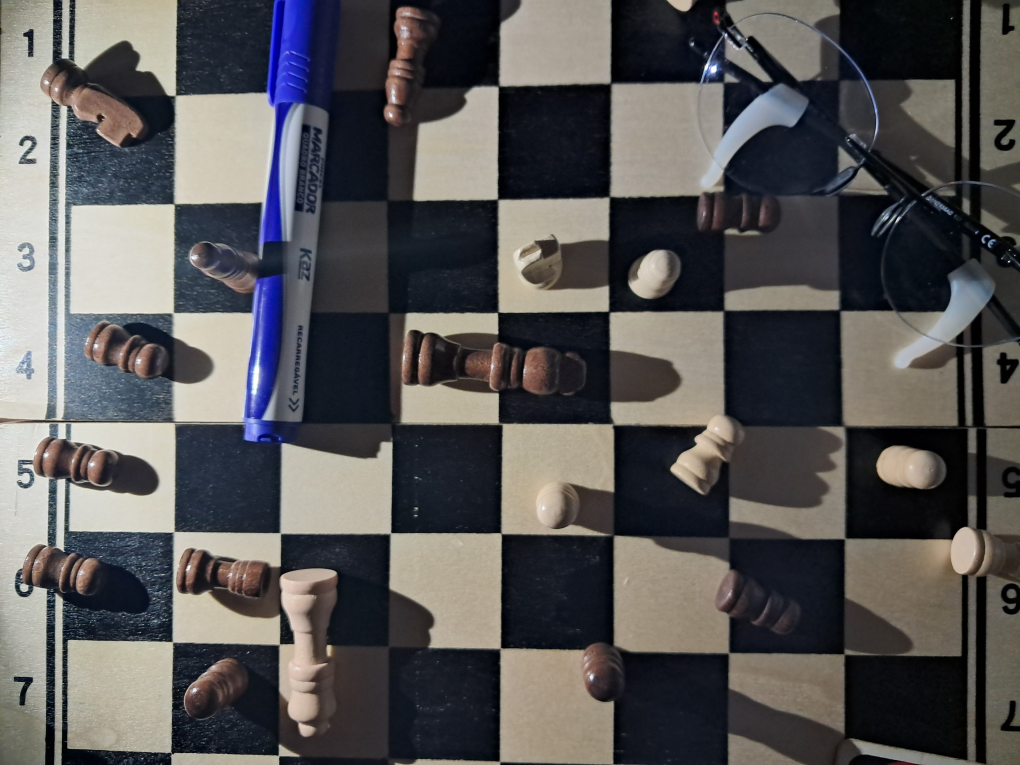
#> input picture fotos/20261105_133734.jpg, 4080 x 3060 px (shown at 1/4 size); its folder holds only this picture in this run
$ python b_morfologia.py
#> lines starting #> are read from the running program, lines starting #| are printed output that depends on the picture; after the words box and inside, x2 and y2 are one past the last pixel; in counts of white or black regions, pixels touching at a corner belong together
### common.py
import numpy as np, time, json, os, textwrap
from PIL import Image, ImageOps
from skimage.metrics import peak_signal_noise_ratio, structural_similarity
import matplotlib
matplotlib.use("Agg")
import matplotlib.pyplot as plt

plt.rcParams.update({"font.size": 12})
DPI = 110

BASE = os.path.dirname(os.path.abspath(__file__))
FOTOS = os.path.join(BASE, "fotos")
FIGS = os.path.join(BASE, "figs")
RES = os.path.join(BASE, "res")
os.makedirs(FIGS, exist_ok=True); os.makedirs(RES, exist_ok=True)

def ler_cinza(nome, lado=1024):
    im = ImageOps.exif_transpose(Image.open(f"{FOTOS}/{nome}")).convert("L")
    if lado:
        im.thumbnail((lado, lado), Image.LANCZOS)
    return np.asarray(im, dtype=np.float64)

def ler_rgb(nome, lado=1024):
    im = ImageOps.exif_transpose(Image.open(f"{FOTOS}/{nome}")).convert("RGB")
    if lado:
        im.thumbnail((lado, lado), Image.LANCZOS)
    return np.asarray(im)

def psnr(ref, img):
    return peak_signal_noise_ratio(np.clip(ref, 0, 255), np.clip(img, 0, 255), data_range=255)

def ssim(ref, img):
    return structural_similarity(np.clip(ref, 0, 255), np.clip(img, 0, 255), data_range=255)

def u8(a):
    return np.clip(np.round(a), 0, 255).astype(np.uint8)

def salvar_json(obj, nome):
    with open(f"{RES}/{nome}", "w") as f:
        json.dump(obj, f, indent=2, ensure_ascii=False)

# [4 lines left out: function mostrar, not called in this run]

### pipeline.py
import numpy as np, cv2
from skimage.color import rgb2lab
from skimage.filters import threshold_multiotsu
from skimage.segmentation import clear_border
from skimage.morphology import remove_small_objects
from scipy.ndimage import binary_fill_holes
from common import *
from a1_rrl import rrl, achar_area_lisa

LADO = 512
R_TH = 12
AREA_MIN = 40

def el(r):
    return cv2.getStructuringElement(cv2.MORPH_ELLIPSE, (2 * r + 1, 2 * r + 1))

from skimage.morphology import disk as _disk

def disco(r):
    return _disk(r).astype(np.uint8)

def carregar():
    rgb = ler_rgb("20261105_133734.jpg", LADO)
    gray = ler_cinza("20261105_133734.jpg", LADO)
#> in ler_cinza, `im.thumbnail((lado, lado), Image.LANCZOS)`:
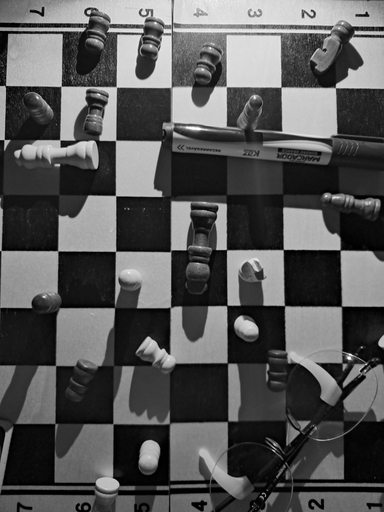
#> im: PIL image 384x512 L; min 0, max 255, mean 86.3
    a = rgb2lab(rgb)[..., 1]
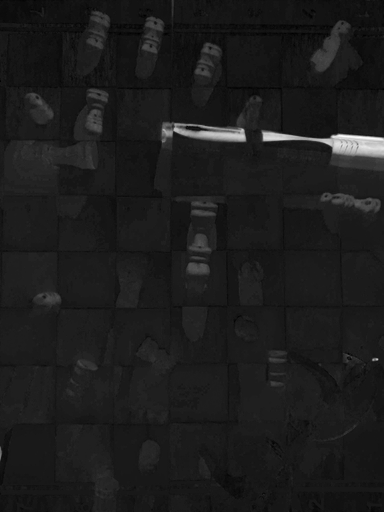
#> a: shape (512, 384) float64; min -6.89, max 65.18, mean 1.2; drawn with min black and max white
    return rgb, gray, a

def reduz_ruido(a):
    pos, _ = achar_area_lisa(a, 5, a.shape[0] - 7, 5, a.shape[1] - 5)
    var = float(np.var(a[pos[0]:pos[0] + 32, pos[1]:pos[1] + 32]))
    return rrl(a, var, 7), var, pos

def tophat(img, r=R_TH):
    return cv2.morphologyEx(img.astype(np.float32), cv2.MORPH_TOPHAT, el(r)).astype(np.float64)

def binariza(th):
    t = threshold_multiotsu(th, classes=3)[0]
    return th > t, float(t)

def abrir(bw, r=2):
    return cv2.morphologyEx(bw.astype(np.uint8), cv2.MORPH_OPEN, el(r)).astype(bool)

def fechar(bw, r=2):
    return cv2.morphologyEx(bw.astype(np.uint8), cv2.MORPH_CLOSE, el(r)).astype(bool)

def executar(a, ordem="padrao"):
    out = {}
    if ordem == "tophat_antes_ruido":
        th = tophat(a); an, var, pos = reduz_ruido(th)
        th = np.maximum(an, 0)
    else:
        an, var, pos = reduz_ruido(a); th = tophat(an)
#> after the loop in achar_area_lisa, `for y in range(y0, y1 - t, 4):`: melhor = 0.0114; pos = (437, 13)
#> in reduz_ruido, `var = float(np.var(a[pos[0]:pos[0] + 32, pos[1]:pos[1] + 32]))`: var = 0.0169
#> in rrl, `razao = np.minimum(razao, 1.0)`:
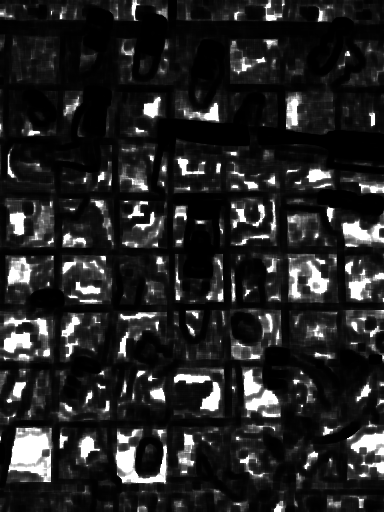
#> razao: shape (512, 384) float64; min 2.27e-05, max 1, mean 0.148
#> after `an, var, pos = reduz_ruido(a)`: var = 0.0169; pos = (437, 13)
#> in tophat, `return cv2.morphologyEx(img.astype(np.float32), cv2.MORPH_TOPHAT, el(r..`:
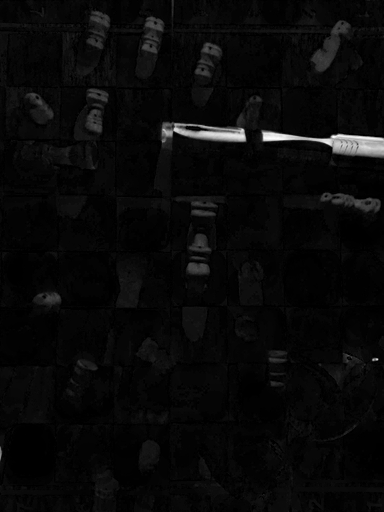
#> returned value: shape (512, 384) float64; min 0, max 56.68, mean 2.1; drawn with min black and max white
    out.update(an=an, var=var, th=th)
    bw_raw, t = binariza(th); out.update(bw_raw=bw_raw, t=t)
#> in binariza, `t = threshold_multiotsu(th, classes=3)[0]`: t = 6.31
#> after `bw_raw, t = binariza(th)`:
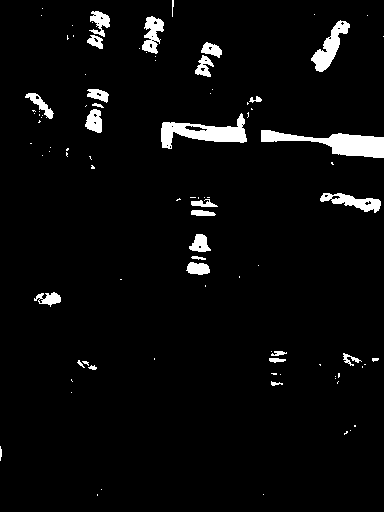
#> bw_raw: shape (512, 384) bool; 4% white; 94 white regions (65 under 20 px), largest, box (x1, y1, x2, y2) and area: (261, 130, 384, 158) 1605, (161, 113, 247, 149) 1356, (311, 20, 350, 72) 766
#> after `bw_raw, t = binariza(th)`: t = 6.31
    if ordem == "preencher_antes_borda":
        bw_c = clear_border(binary_fill_holes(bw_raw)); bw_f = bw_c
    elif ordem == "abrir_antes":
        bw_c = clear_border(abrir(bw_raw)); bw_f = binary_fill_holes(bw_c)
    else:
        bw_c = clear_border(bw_raw); bw_f = binary_fill_holes(bw_c)
#> after `bw_c = clear_border(bw_raw)`: bw_c: shape (512, 384) bool; 3.2% white; 90 white regions (64 under 20 px), largest, box (x1, y1, x2, y2) and area: (161, 113, 247, 149) 1356, (311, 20, 350, 72) 766, (320, 193, 381, 213) 566
#> after `bw_f = binary_fill_holes(bw_c)`:
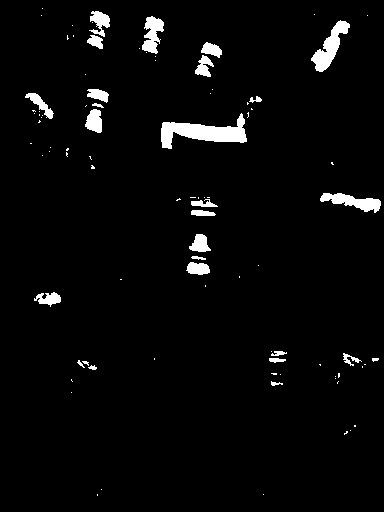
#> bw_f: shape (512, 384) bool; 3.3% white; 90 white regions (64 under 20 px), largest, box (x1, y1, x2, y2) and area: (161, 113, 247, 149) 1422, (311, 20, 350, 72) 776, (320, 193, 381, 213) 602
    out.update(bw_clear=bw_c, bw_fill=bw_f)
    fin = bw_f if ordem == "abrir_antes" else abrir(bw_f)
#> in abrir, `return cv2.morphologyEx(bw.astype(np.uint8), cv2.MORPH_OPEN, el(r)).as..`:
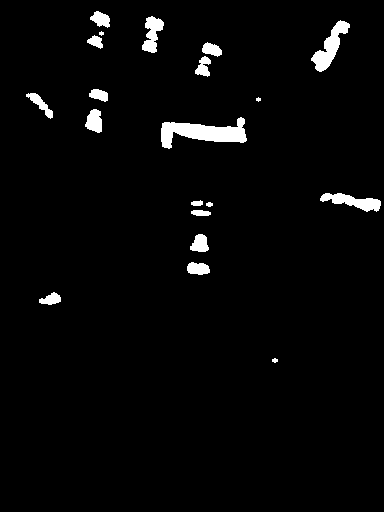
#> returned value: shape (512, 384) bool; 2.8% white; 20 white regions (2 under 20 px), largest, box (x1, y1, x2, y2) and area: (161, 117, 247, 149) 1403, (311, 20, 350, 72) 763, (320, 193, 381, 212) 581
#> (the run stopped early here; a loop or call above may not have finished)
